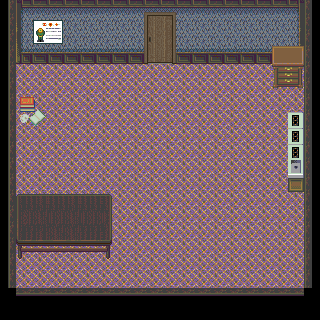

A 2D game scene composited from a Tiled map and its tileset images. What follows is a short description and the map's XML, with each tile layer's data collapsed to a summary:
An orthogonal 20x20 tile map with 16x16 px tiles, 12 tile layers (Base, MonoShita, door4, door3, ...), 5 tilesets and 18 objects.

<map version="1.0" orientation="orthogonal" renderorder="right-down" width="20" height="20" tilewidth="16" tileheight="16" backgroundcolor="#000000" nextobjectid="29">
 <tileset firstgid="1" name="youkan" tilewidth="16" tileheight="16">
  <image source="youkan.png" trans="050505" width="480" height="256" />
  <tile id="227">
   <properties>
    <property name="cc_vertexz" value="-11" />
   </properties>
  </tile>
 </tileset>
 <tileset firstgid="481" name="kitchen-option1" tilewidth="16" tileheight="16">
  <image source="kitchen-option1.png" trans="007575" width="288" height="192" />
 </tileset>
 <tileset firstgid="697" name="SC-DoorI01" tilewidth="16" tileheight="16">
  <image source="SC-DoorI01.png" trans="007575" width="128" height="256" />
 </tileset>
 <tileset firstgid="825" name="ST-MsionR-I01" tilewidth="16" tileheight="16">
  <image source="ST-MsionR-I01.png" trans="007575" width="256" height="1990" />
 </tileset>
 <tileset firstgid="2809" name="death" tilewidth="16" tileheight="16">
  <image source="death.png" trans="000000" width="384" height="256" />
 </tileset>
 <layer name="Base" width="20" height="20">
  <properties>
   <property name="cc_vertexz" value="-14" />
  </properties>
  <data>[400 cells, 318 non-empty, 10 distinct tile ids]</data>
 </layer>
 <layer name="MonoShita" width="20" height="20">
  <properties>
   <property name="cc_vertexz" value="-13" />
  </properties>
  <data>[400 cells, 9 non-empty, 7 distinct tile ids]</data>
 </layer>
 <layer name="door4" width="20" height="20">
  <properties>
   <property name="cc_vertexz" value="-12" />
  </properties>
  <data>[400 cells, 8 non-empty, 8 distinct tile ids]</data>
 </layer>
 <layer name="door3" width="20" height="20">
  <properties>
   <property name="cc_vertexz" value="-12" />
  </properties>
  <data>[400 cells, 8 non-empty, 8 distinct tile ids]</data>
 </layer>
 <layer name="door2" width="20" height="20">
  <properties>
   <property name="cc_vertexz" value="-12" />
  </properties>
  <data>[400 cells, 8 non-empty, 8 distinct tile ids]</data>
 </layer>
 <layer name="door" width="20" height="20">
  <properties>
   <property name="cc_vertexz" value="-12" />
  </properties>
  <data>[400 cells, 8 non-empty, 8 distinct tile ids]</data>
 </layer>
 <layer name="MonoUe" width="20" height="20">
  <properties>
   <property name="cc_vertexz" value="-11" />
  </properties>
  <data>[400 cells, 42 non-empty, 42 distinct tile ids]</data>
 </layer>
 <layer name="death" width="20" height="20">
  <properties>
   <property name="cc_vertexz" value="-11" />
  </properties>
  <data>[400 cells, 4 non-empty, 4 distinct tile ids]</data>
 </layer>
 <layer name="hidechef" width="20" height="20">
  <properties>
   <property name="cc_vertexz" value="-11" />
  </properties>
  <data>[400 cells, 6 non-empty, 1 distinct tile ids]</data>
 </layer>
 <objectgroup name="collision">
  <object id="1" x="0" y="0" width="16" height="304" />
  <object id="2" x="16" y="288" width="304" height="32" />
  <object id="3" x="304" y="0" width="16" height="288" />
  <object id="5" x="288" y="112" width="16" height="64" />
  <object id="6" x="272" y="48" width="32" height="32" />
  <object id="7" x="16" y="16" width="128" height="48" />
  <object id="8" x="176" y="16" width="128" height="48" />
  <object id="11" x="16" y="96" width="32" height="32" />
  <object id="19" x="16" y="192" width="96" height="64" />
 </objectgroup>
 <objectgroup name="Ugokumono(object)" />
 <objectgroup name="Chara(object)">
  <object id="25" x="144" y="160" width="32" height="32">
   <properties>
    <property name="CharaID" value="8" />
    <property name="direction" value="UP" />
    <property name="movePattern" value="1" />
    <property name="objID" value="10110" />
   </properties>
  </object>
  <object id="26" x="144" y="64" width="32" height="32">
   <properties>
    <property name="CharaID" value="7" />
    <property name="direction" value="DOWN" />
    <property name="movePattern" value="1" />
    <property name="objID" value="10111" />
   </properties>
  </object>
 </objectgroup>
 <layer name="CharaUe1" width="20" height="20">
  <data>[400 cells, 54 non-empty, 3 distinct tile ids]</data>
 </layer>
 <layer name="CharaUe2" width="20" height="20">
  <data>[400 cells, 4 non-empty, 4 distinct tile ids]</data>
 </layer>
 <layer name="hide" width="20" height="20">
  <data>[400 cells, 3 non-empty, 1 distinct tile ids]</data>
 </layer>
 <objectgroup name="event">
  <object id="12" x="144" y="32" width="32" height="32">
   <properties>
    <property name="EventID" value="1" />
    <property name="trigger" value="1" />
   </properties>
  </object>
  <object id="14" x="16" y="96" width="32" height="32">
   <properties>
    <property name="EventID" value="2" />
    <property name="trigger" value="2" />
   </properties>
  </object>
  <object id="16" x="288" y="112" width="16" height="64">
   <properties>
    <property name="EventID" value="3" />
    <property name="trigger" value="2" />
   </properties>
  </object>
  <object id="20" x="272" y="48" width="32" height="32">
   <properties>
    <property name="EventID" value="5" />
    <property name="trigger" value="2" />
   </properties>
  </object>
  <object id="21" x="304" y="288" width="32" height="32">
   <properties>
    <property name="EventID" value="6" />
    <property name="trigger" value="0" />
   </properties>
  </object>
  <object id="28" x="48" y="208" width="32" height="48">
   <properties>
    <property name="EventID" value="4" />
    <property name="trigger" value="2" />
   </properties>
  </object>
 </objectgroup>
 <objectgroup name="item">
  <object id="23" x="16" y="192" width="32" height="32">
   <properties>
    <property name="EventID" value="7" />
    <property name="objID" value="1930" />
    <property name="trigger" value="2" />
   </properties>
  </object>
 </objectgroup>
</map>
